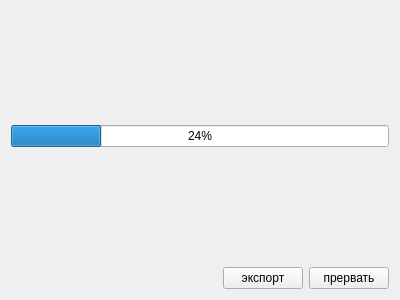
<?xml version="1.0" encoding="UTF-8"?>
<ui version="4.0">
 <class>ExportR74NATIVEPage1</class>
 <widget class="QWidget" name="ExportR74NATIVEPage1">
  <property name="geometry">
   <rect>
    <x>0</x>
    <y>0</y>
    <width>400</width>
    <height>300</height>
   </rect>
  </property>
  <property name="windowTitle">
   <string>Form</string>
  </property>
  <layout class="QGridLayout">
   <item row="0" column="0" colspan="3">
    <spacer>
     <property name="orientation">
      <enum>Qt::Vertical</enum>
     </property>
     <property name="sizeHint" stdset="0">
      <size>
       <width>20</width>
       <height>40</height>
      </size>
     </property>
    </spacer>
   </item>
   <item row="1" column="0" colspan="3">
    <widget class="CProgressBar" name="progressBar">
     <property name="value">
      <number>24</number>
     </property>
    </widget>
   </item>
   <item row="2" column="0" colspan="3">
    <spacer>
     <property name="orientation">
      <enum>Qt::Vertical</enum>
     </property>
     <property name="sizeHint" stdset="0">
      <size>
       <width>20</width>
       <height>40</height>
      </size>
     </property>
    </spacer>
   </item>
   <item row="3" column="1">
    <widget class="QPushButton" name="btnExport">
     <property name="text">
      <string>экспорт</string>
     </property>
    </widget>
   </item>
   <item row="3" column="2">
    <widget class="QPushButton" name="btnCancel">
     <property name="text">
      <string>прервать</string>
     </property>
    </widget>
   </item>
   <item row="3" column="0">
    <spacer>
     <property name="orientation">
      <enum>Qt::Horizontal</enum>
     </property>
     <property name="sizeHint" stdset="0">
      <size>
       <width>40</width>
       <height>20</height>
      </size>
     </property>
    </spacer>
   </item>
  </layout>
 </widget>
 <customwidgets>
  <customwidget>
   <class>CProgressBar</class>
   <extends>QProgressBar</extends>
   <header>library/ProgressBar.h</header>
  </customwidget>
 </customwidgets>
 <resources/>
 <connections/>
</ui>
